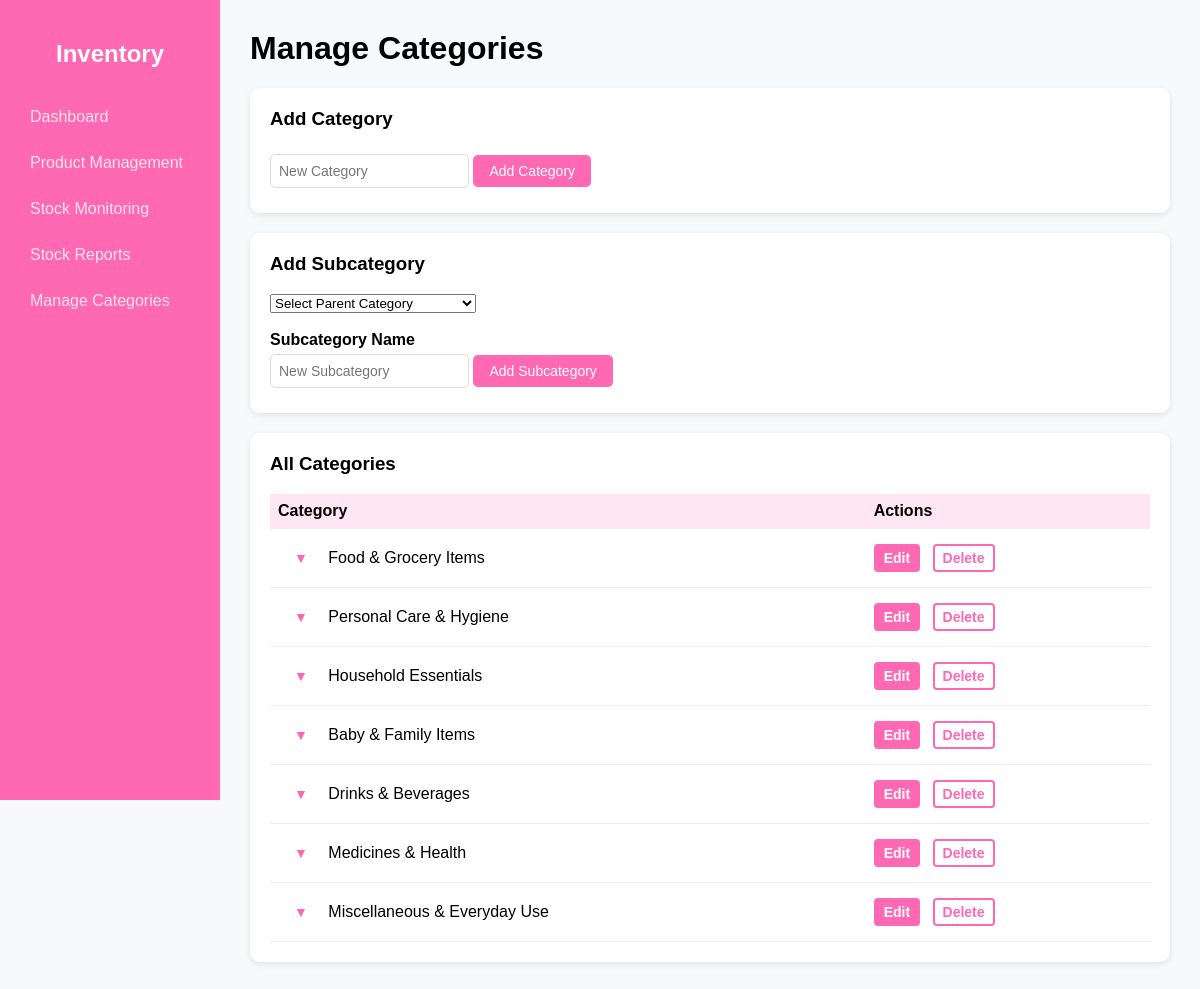
The page /categories on the database its author committed.
### app.py (models this page shows, shortened)
class Category(db.Model):
    id = db.Column(db.Integer, primary_key=True)
    name = db.Column(db.String(50), nullable=False)
    parent_id = db.Column(db.Integer, db.ForeignKey('category.id'), nullable=True)
    parent = db.relationship('Category', remote_side=[id], backref='subcategories')
    __table_args__ = (db.UniqueConstraint('name', 'parent_id', name='_unique_subcategory_per_parent'),)

### app.py (the view)
@app.route('/categories')
def manage_categories():
    categories = Category.query.all()
    return render_template("categories.html", categories=categories)

### templates/categories.html (shortened to what this page needs)
<!DOCTYPE html>
<html lang="en">
<head>
  <link rel="stylesheet" href="{{ url_for('static', filename='style.css') }}">
</head>
<body>
  <div class="sidebar">
    <h2>Inventory</h2>
    <a href="{{ url_for('home') }}">Dashboard</a>
    <a href="{{ url_for('product_management') }}">Product Management</a>
    <a href="{{ url_for('customer_purchase') }}">Stock Monitoring</a>
    <a href="{{ url_for('stock_reports') }}">Stock Reports</a>
    <a href="{{ url_for('manage_categories') }}">Manage Categories</a>
  </div>
  <div class="main">
    <h1>Manage Categories</h1>
    <div class="card">
      <h3>Add Category</h3>
      <form method="POST" action="{{ url_for('add_category') }}">
        <input name="name" placeholder="New Category" required>
        <button type="submit">Add Category</button>
      </form>
    </div>
    <div class="card">
      <h3>Add Subcategory</h3>
      <form method="POST" action="{{ url_for('add_subcategory') }}">
        <select id="parent_id" name="parent_id" required>
          <option value="" disabled selected>Select Parent Category</option>
        </select><br><br>
        <label for="subcategory_name"><b>Subcategory Name</b></label><br>
        <input id="subcategory_name" name="name" placeholder="New Subcategory" required>
        <button type="submit">Add Subcategory</button>
      </form>
    </div>
    <div class="card">
      <h3>All Categories</h3>
      <table>
        <thead>
          <tr>
            <th>Category</th>
            <th>Actions</th>
          </tr>
        </thead>
        <tbody>
          {% for c in categories if not c.parent_id %}
          <tr class="category-row">
            <td>
              <button class="toggle-btn" onclick="toggleSubcategories('{{ c.id }}')">▼</button>
              {{ c.name }}
            </td>
            <td>
              <a href="{{ url_for('edit_category', id=c.id) }}" class="edit-category-btn">Edit</a>
              <a href="{{ url_for('delete_category', id=c.id) }}" class="delete-category-btn" onclick="return confirm('Delete this category?')">Delete</a>
            </td>
          </tr>
          {% endfor %}
        </tbody>
      </table>
    </div>
  </div>
</body>
</html>

### static/style.css (style rules this page uses)
body { margin: 0; font-family: Arial, sans-serif; background: #f7f7f7; }
.sidebar { width: 220px; background: #ff69b4; color: white; height: 100vh; position: fixed; padding-top: 20px; }
.sidebar h2 { text-align: center; margin-bottom: 30px; }
.sidebar a { display: block; padding: 15px; text-decoration: none; color: white; transition: background 0.2s; }
.main { margin-left: 220px; padding: 20px; }
.card { background: white; border-radius: 10px; padding: 20px; margin-bottom: 20px; box-shadow: 0 2px 6px rgba(0, 0, 0, 0.1); }
h1, h3 { margin-top: 0; }
table { width: 100%; border-collapse: collapse; margin-top: 15px; }
th, td { text-align: left; padding: 8px; border-bottom: 1px solid #eee; }
th { background: #ffe6f2; }
input, button { margin: 5px 0; padding: 8px; border-radius: 5px; border: 1px solid #ddd; font-size: 14px; }
button { background: #ff69b4; color: white; cursor: pointer; border: none; padding: 8px 16px; border-radius: 5px; transition: background-color 0.2s ease; }
.edit-category-btn { background-color: #ff69b4; color: white; padding: 4px 8px; border-radius: 4px; text-decoration: none; font-weight: 600; font-size: 14px; user-select: none; border: 2px solid #ff69b4; transition: background-color 0.2s ease; display: inline-block; }
.delete-category-btn { background-color: white; color: #ff69b4; padding: 4px 8px; border-radius: 4px; text-decoration: none; font-weight: 600; font-size: 14px; user-select: none; border: 2px solid #ff69b4; transition: background-color 0.2s ease, color 0.2s ease; display: inline-block; margin-left: 8px; }
body { margin: 0; font-family: Arial, sans-serif; background-color: #f8f9fa; display: flex; }
.sidebar { width: 220px; background-color: #ff69b4; color: #fff; height: 100vh; padding: 20px; box-sizing: border-box; }
.sidebar h2 { text-align: center; margin-bottom: 30px; color: #fff; }
.sidebar a { display: block; color: #ffe4ec; text-decoration: none; padding: 10px; border-radius: 6px; margin-bottom: 8px; transition: 0.3s; }
.main { flex: 1; padding: 30px; background-color: #f8f9fa; }

### templates/categories.html (style rules this page uses)
.category-row { cursor: pointer; }
.toggle-btn { background: none; border: none; color: #ff66b2; font-weight: bold; cursor: pointer; }

### rows shown on the page
Category: name "Food & Grocery Items"
Category: name "Personal Care & Hygiene"
Category: name "Household Essentials"
Category: name "Baby & Family Items"
Category: name "Drinks & Beverages"
Category: name "Medicines & Health"
Category: name "Miscellaneous & Everyday Use"
